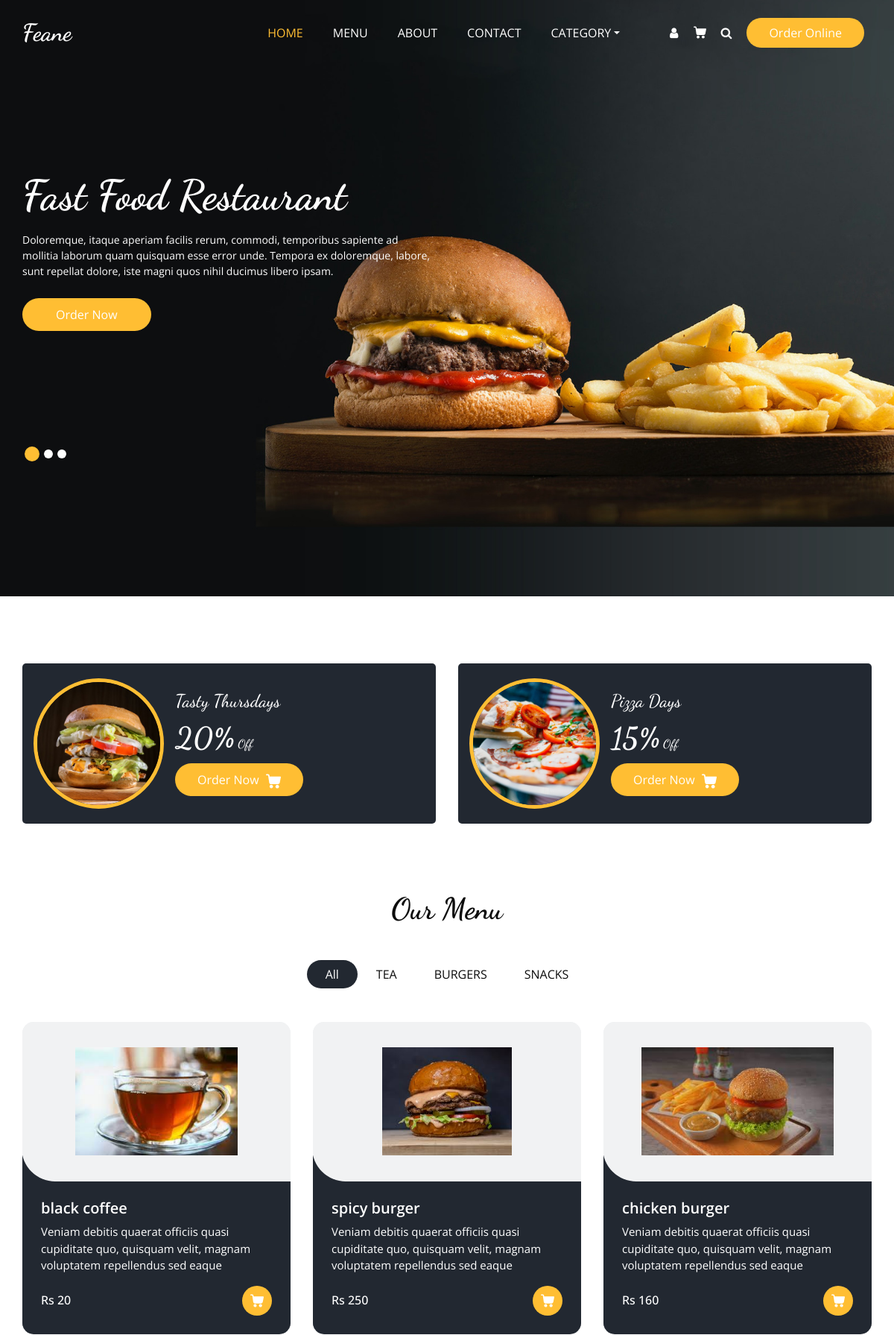
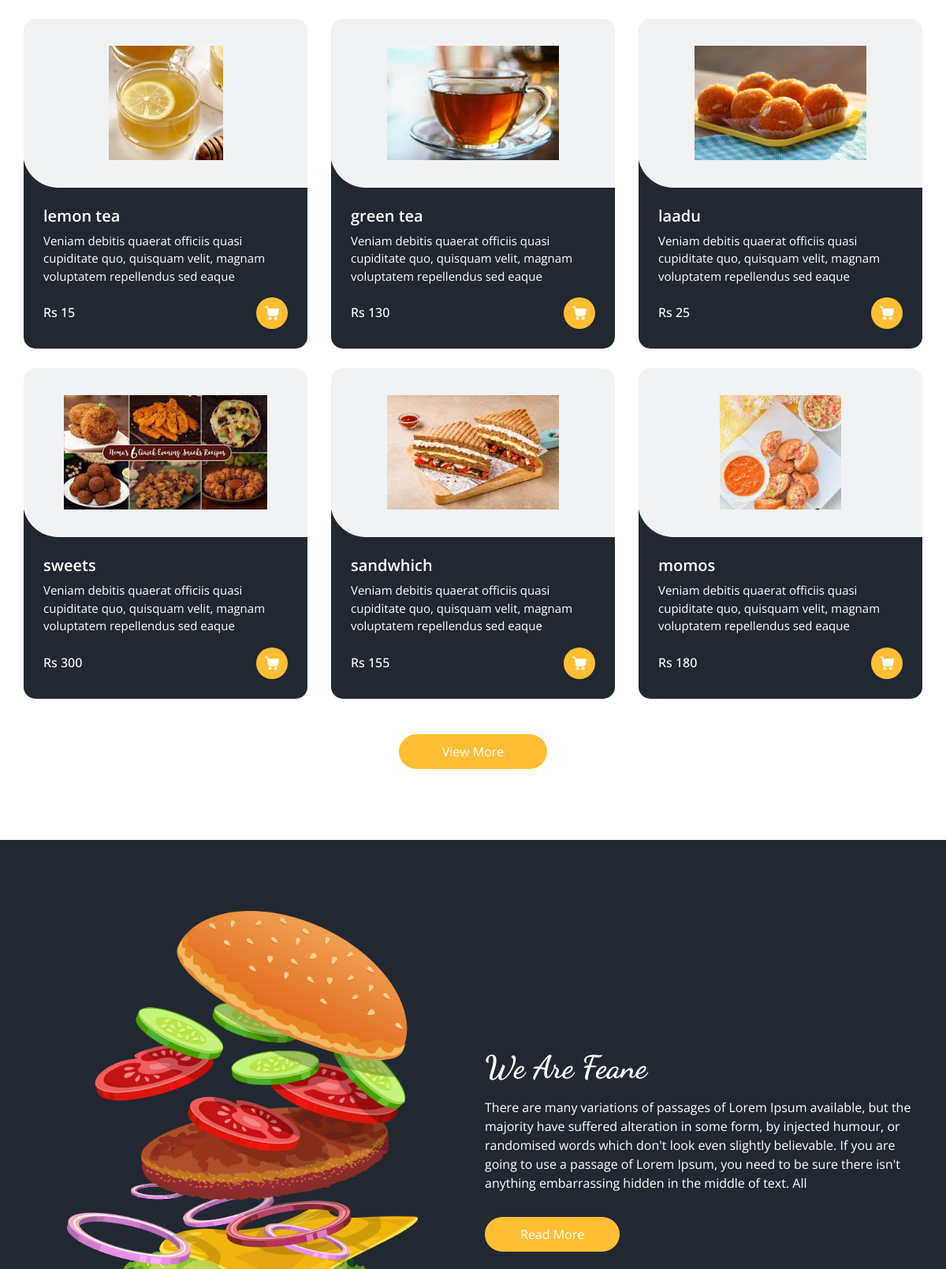
/frontend/index_fro/ (upper part), run on the app's committed database (2 pictures, top to bottom).
### cafeapp/models.py (models this page shows)
class category_db(models.Model):
    Category_name=models.CharField(max_length=100,null=True,blank=True)
    Description = models.CharField(max_length=100, null=True, blank=True)
    profile_image=models.ImageField(upload_to='images',null=True,blank=True)

class product_db(models.Model):
    Category_name=models.CharField(max_length=100,null=True,blank=True)
    product_name = models.CharField(max_length=100, null=True, blank=True)
    description = models.CharField(max_length=100, null=True, blank=True)
    price = models.IntegerField(null=True, blank=True)
    product_image=models.ImageField(upload_to='images',null=True,blank=True)

### frontend/views.py (the view)
# urls.py: path('index_fro/',views.index_fro,name="index_fro"),
def index_fro(request):
    pro=product_db.objects.all()
    cat=category_db.objects.all()
    return render(request,"index_front.html",{'pro':pro,'cat':cat})

### frontend/templates/index_front.html (shortened to what this page needs)
<!DOCTYPE html>
{% load static %}
<html>
<head>
  <link rel="stylesheet" type="text/css" href="{% static 'admin_style/css/bootstrap.css' %}" />
  <link rel="stylesheet" type="text/css" href="https://cdnjs.cloudflare.com/ajax/libs/OwlCarousel2/2.3.4/assets/owl.carousel.min.css" />
  <link rel="stylesheet" href="https://cdnjs.cloudflare.com/ajax/libs/jquery-nice-select/1.1.0/css/nice-select.min.css" />
  <link href="{% static 'admin_style/css/font-awesome.min.css' %}" rel="stylesheet" />
  <link href="{% static 'admin_style/css/style.css' %}" rel="stylesheet" />
  <link href="{% static 'admin_style/css/responsive.css' %}" rel="stylesheet" />
</head>
<body>
  <div class="hero_area">
    <div class="bg-box">
      <img src="{% static 'admin_style/images/hero-bg.jpg' %}" alt="">
    </div>
    <header class="header_section">
      <div class="container">
        <nav class="navbar navbar-expand-lg custom_nav-container ">
          <a class="navbar-brand" href="index.html">
            <span>
              Feane
            </span>
          </a>
          <div class="collapse navbar-collapse" id="navbarSupportedContent">
            <ul class="navbar-nav  mx-auto ">
              <li class="nav-item active">
                <a class="nav-link" href="index.html">Home <span class="sr-only">(current)</span></a>
              </li>
              <li class="nav-item">
                <a class="nav-link" href="menu.html">Menu</a>
              </li>
              <li class="nav-item">
                <a class="nav-link" href="{% url 'about_fro' %}">About</a>
              </li>
              <li class="nav-item">
                <a class="nav-link" href="{% url 'contact_fro' %}">Contact</a>
              </li>
              <li class="nav-item dropdown">
              <a class="nav-link dropdown-toggle" href="#" id="dropdown04" data-toggle="dropdown" aria-haspopup="true" aria-expanded="false">Category</a>
            </li>
            </ul>
            <div class="user_option">
              <a href="" class="user_link">
                <i class="fa fa-user" aria-hidden="true"></i>
              </a>
              <a class="cart_link" href="#">
              </a>
              <form class="form-inline">
                <button class="btn  my-2 my-sm-0 nav_search-btn" type="submit">
                  <i class="fa fa-search" aria-hidden="true"></i>
                </button>
              </form>
              <a href="" class="order_online">
                Order Online
              </a>
            </div>
          </div>
        </nav>
      </div>
    </header>
    <section class="slider_section ">
      <div id="customCarousel1" class="carousel slide" data-ride="carousel">
        <div class="carousel-inner">
          <div class="carousel-item active">
            <div class="container ">
              <div class="row">
                <div class="col-md-7 col-lg-6 ">
                  <div class="detail-box">
                    <h1>
                      Fast Food Restaurant
                    </h1>
                    <p>
                      Doloremque, itaque aperiam facilis rerum, commodi, temporibus sapiente ad mollitia laborum quam quisquam esse error unde. Tempora ex doloremque, labore, sunt repellat dolore, iste magni quos nihil ducimus libero ipsam.
                    </p>
                    <div class="btn-box">
                      <a href="" class="btn1">
                        Order Now
                      </a>
                    </div>
                  </div>
                </div>
              </div>
            </div>
          </div>
        </div>
        <div class="container">
          <ol class="carousel-indicators">
            <li data-target="#customCarousel1" data-slide-to="0" class="active"></li>
            <li data-target="#customCarousel1" data-slide-to="1"></li>
            <li data-target="#customCarousel1" data-slide-to="2"></li>
          </ol>
        </div>
      </div>
    </section>
  </div>
  <section class="offer_section layout_padding-bottom">
    <div class="offer_container">
      <div class="container ">
        <div class="row">
          <div class="col-md-6  ">
            <div class="box ">
              <div class="img-box">
                <img src="{% static 'admin_style/images/o1.jpg' %}" alt="">
              </div>
              <div class="detail-box">
                <h5>
                  Tasty Thursdays
                </h5>
                <h6>
                  <span>20%</span> Off
                </h6>
                <a href="">
                  Order Now
                </a>
              </div>
            </div>
          </div>
          <div class="col-md-6  ">
            <div class="box ">
              <div class="img-box">
                <img src="{% static 'admin_style/images/o2.jpg' %}" alt="">
              </div>
              <div class="detail-box">
                <h5>
                  Pizza Days
                </h5>
                <h6>
                  <span>15%</span> Off
                </h6>
                <a href="">
                  Order Now
                </a>
              </div>
            </div>
          </div>
        </div>
      </div>
    </div>
  </section>
  <section class="food_section layout_padding-bottom">
    <div class="container">
      <div class="heading_container heading_center">
        <h2>
          Our Menu
        </h2>
      </div>
      <ul class="filters_menu">
        <li class="active" data-filter="*">All</li>
        {% for i in cat %}
        <li data-filter=".burger">{{i.Category_name}}</li>
        {% endfor %}
      </ul>
      <div class="filters-content">
        <div class="row grid">
          {% for i in pro %}
          <div class="col-sm-6 col-lg-4 all pizza">
            <div class="box">
              <div>
                <div class="img-box">
                  <img src="{{i.product_image.url}} " height="200px" alt="">
                </div>
                <div class="detail-box">
                  <h5>
                    {{i.product_name}}
                  </h5>
                  <p>
                    Veniam debitis quaerat officiis quasi cupiditate quo, quisquam velit, magnam voluptatem repellendus sed eaque
                  </p>
                  <div class="options">
                    <h6>
                      Rs {{i.price}}
                    </h6>
                    <a href="">
                    </a>
                  </div>
                </div>
              </div>
            </div>
          </div>
          {% endfor %}
        </div>
      </div>
      <div class="btn-box">
        <a href="">
          View More
        </a>
      </div>
    </div>
  </section>
  <section class="about_section layout_padding">
    <div class="container  ">
      <div class="row">
        <div class="col-md-6 ">
          <div class="img-box">
            <img src="{% static 'admin_style/images/about-img.png' %}" alt="">
          </div>
        </div>
        <div class="col-md-6">
          <div class="detail-box">
            <div class="heading_container">
              <h2>
                We Are Feane
              </h2>
            </div>
            <p>
              There are many variations of passages of Lorem Ipsum available, but the majority have suffered alteration
              in some form, by injected humour, or randomised words which don't look even slightly believable. If you
              are going to use a passage of Lorem Ipsum, you need to be sure there isn't anything embarrassing hidden in
              the middle of text. All
            </p>
            <a href="">
              Read More
            </a>
          </div>
        </div>
      </div>
    </div>
  </section>
</body>
</html>

### frontend/static/admin_style/css/responsive.css (style rules this page uses)
@media (min-width: 1200px) { .container { max-width: 1170px; } }

### data on the page
category_db: Category_name "TEA"
category_db: Category_name "BURGERS"
category_db: Category_name "SNACKS"
product_db: product_image (picture), product_name "black coffee", price "20"
product_db: product_image (picture), product_name "spicy burger", price "250"
product_db: product_image (picture), product_name "chicken burger", price "160"
product_db: product_image (picture), product_name "lemon tea", price "15"
product_db: product_image (picture), product_name "green tea", price "130"
product_db: product_image (picture), product_name "laadu", price "25"
product_db: product_image (picture), product_name "sweets", price "300"
product_db: product_image (picture), product_name "sandwhich", price "155"
product_db: product_image (picture), product_name "momos", price "180"
